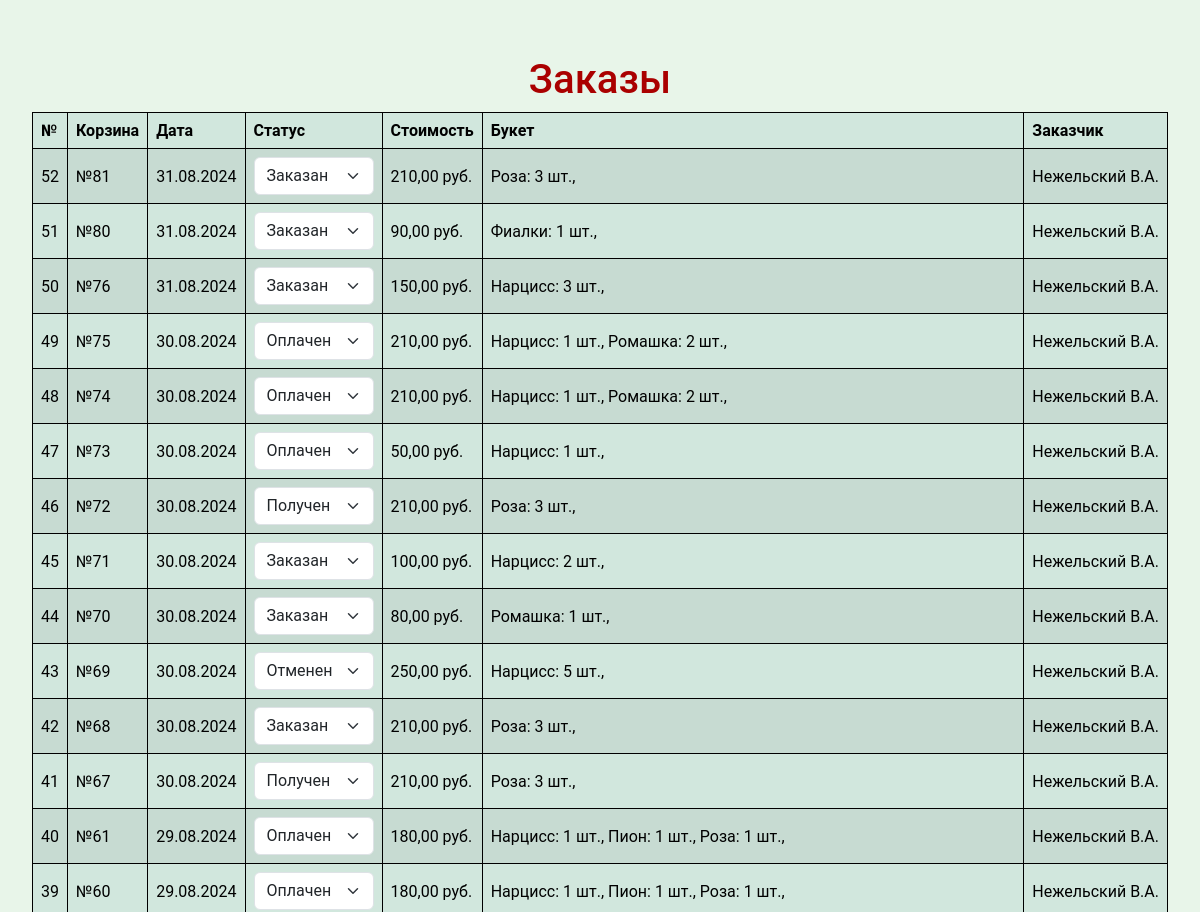
Before: /website/home_admin/ (upper part) with the older database file.
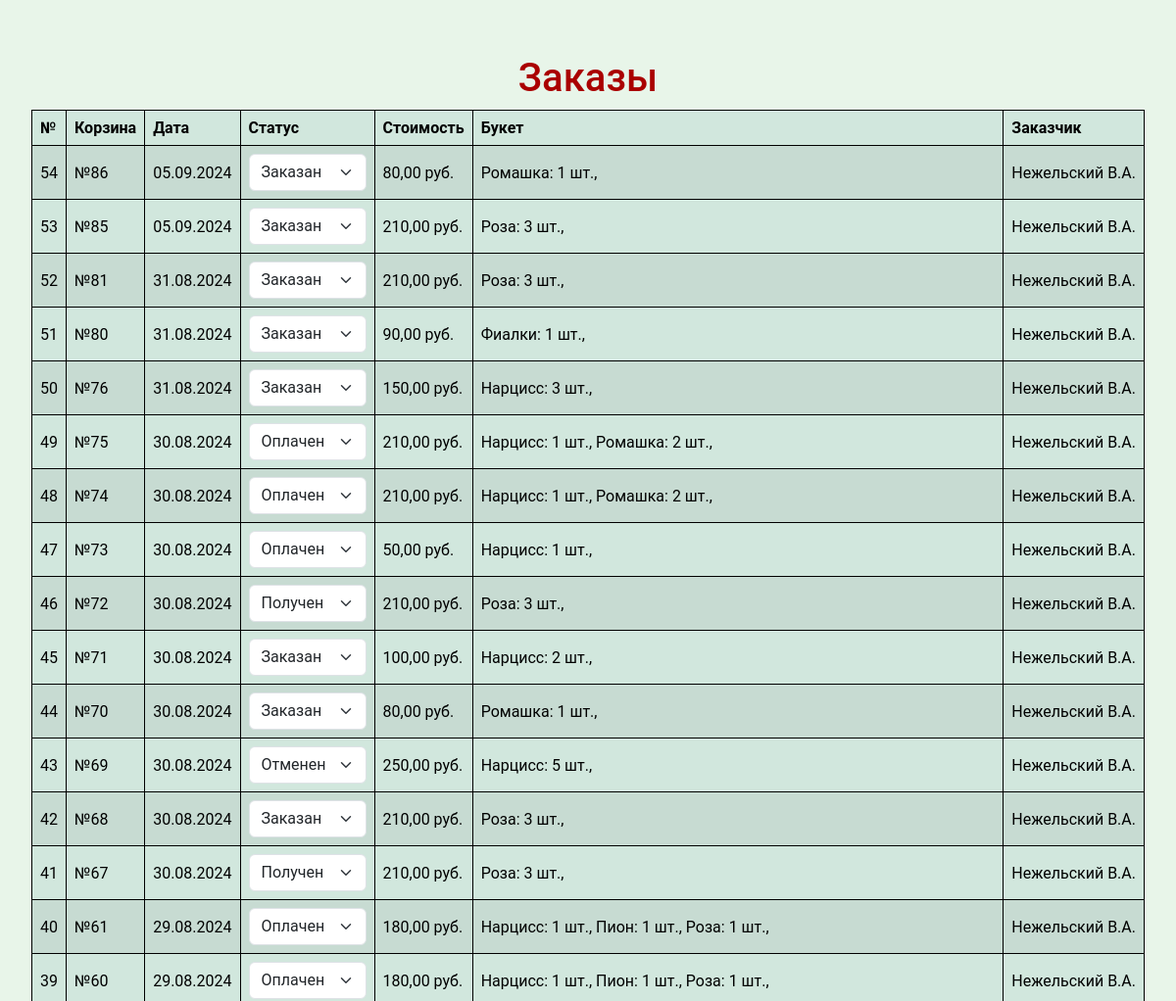
After: the same page with the newer database file.
### website/models.py (models this page shows, shortened)
class OrderHistory(models.Model):
    STATUS_CHOICES = [
        ('ORDERED', 'Заказан'),
        ('RECEIVED', 'Получен'),
        ('CANCELED', 'Отменен'),
        ('PAID', 'Оплачен'),
    ]
    USER_CHOICES = [
        ('ORDERED', 'Заказан'),
        ('RECEIVED', 'Получен'),
        ('CANCELED', 'Отменен'),
    ]
    cart = models.OneToOneField(Cart, verbose_name='Корзина', on_delete=models.CASCADE)
    order_date = models.DateTimeField(verbose_name='Дата заказа', auto_now_add=True)
    cart_price = models.DecimalField(verbose_name='Стоит ₽', max_digits=10, decimal_places=2)
    status = models.CharField(verbose_name='Статус', max_length=10, choices=STATUS_CHOICES, default='ORDERED')
    class Meta:
        verbose_name = 'заказ'
        verbose_name_plural = 'Заказы'

class Cart(models.Model):
    customer = models.ForeignKey(Customer, verbose_name='Заказчик', on_delete=models.CASCADE)
    delivery_address = models.TextField(verbose_name='Адрес')
    comment = models.TextField(verbose_name='Комментарии', blank=True, null=True)
    total_price = models.DecimalField(verbose_name='Стоимость', max_digits=10, decimal_places=2)
    created_at = models.DateTimeField(verbose_name='Дата', auto_now_add=True)
    def __str__(self):
        return f"№{self.id}"
    def get_items_display(self):
        return ', '.join([f"{item.product.name}: {item.quantity} шт." for item in self.items.all()])
    get_items_display.short_description = 'В корзине'
    class Meta:
        verbose_name = 'корзинн'
        verbose_name_plural = 'Корзины заказов'

class CartItem(models.Model):
    cart = models.ForeignKey(Cart, verbose_name='Корзина',  related_name='items', on_delete=models.CASCADE)
    product = models.ForeignKey(Product, verbose_name='Цветок в корзине',  on_delete=models.CASCADE)
    quantity = models.PositiveIntegerField(verbose_name='Количество')
    class Meta:
        verbose_name = 'цветок в корзине'
        verbose_name_plural = 'Цветы в корзинах'

class Product(models.Model):
    name = models.CharField(verbose_name='Цветок', max_length=200)
    price = models.DecimalField(verbose_name='Цена', max_digits=10, decimal_places=2)
    image = models.ImageField(verbose_name='Изображение', upload_to='static/website/img/')
    class Meta:
        verbose_name = 'цветок'
        verbose_name_plural = 'Цветы'

class Customer(models.Model):
    name = models.CharField(verbose_name='Имя', max_length=100)
    email = models.EmailField(verbose_name='Электронная почта', unique=True)
    phone = models.CharField(verbose_name='Телефон', max_length=20, blank=True, null=True)
    delivery_address = models.TextField(verbose_name='Адрес' )
    class Meta:
        verbose_name = 'заказчик'
        verbose_name_plural = 'Заказчики'

### website/views.py (the view)
# urls.py: path('home_admin/', views.home_admin, name='home_admin'),  # Страница администратора
def home_admin(request):
    carts = Cart.objects.all()
    orders = OrderHistory.objects.filter(cart__in=carts).order_by('-order_date')
    if request.method == 'POST':
        update_order_status(request)
    context = {
        'orders': orders,
        'user': 'admin',
        'is_open': True,
    }
    return render(request, 'website/order_history.html', context)

### website/templates/website/order_history.html (shortened to what this page needs)
{% extends 'website/home.html' %}
{% load static %}
{% block content %}
<div>
    <form method="post" class="mt-4">
        {% if user == "admin" %}
            <h1 style="text-align: center; color: #a00;">Заказы</h1>
        {% else %}
            <h3 style="text-align: center; color: #a00;">{{ user }}, ваша история заказов:</h3>
        {% endif %}
        <table class="table table-success table-striped" >
            <thead>
                <tr>
                    <th>№</th>
                    <th>Корзина</th>
                    <th>Дата</th>
                    <th>Статус</th>
                    <th>Стоимость</th>
                    <th>Букет</th>
                    {% if is_open and user != "admin" %}
                        <th>Действие</th>
                    {% else %}
                        <th>Заказчик</th>
                    {% endif %}
                </tr>
            </thead>
            <tbody>
            {% for order in orders %}
            <tr>
                <td class="align-middle">{{ order.id }}</td>
                <td class="align-middle">{{ order.cart }}</td>
                <td class="align-middle">{{ order.order_date|date:"d.m.Y" }}</td>
                <td class="align-middle">
                    {% if user != "admin" and order.status == 'PAID' or not is_open %}
                        {{ order.get_status_display }}
                    {% else %}
                        <select class="form-select status-select" name="status" data-order-id="{{ order.id }}" style="width: 120px;">
                            <option value="{{ order.status }}" selected>{{ order.get_status_display }}</option>
                        </select>
                    {% endif %}
                </td>
                <td class="align-middle">{{ order.cart_price }} руб.</td>
                <td class="align-middle">
                    {% for item in order.cart.items.all %}
                        {{ item.product.name }}: {{ item.quantity }} шт.,
                    {% endfor %}
                </td>
                {% if user == "admin" %}
                    <td class="align-middle" style="white-space:nowrap">{{ order.cart.customer.name  }}</td>
                {% endif %}
            </tr>
            {% endfor %}
            </tbody>
        </table>
    </form>
</div>
{% endblock %}

Changed rows visible on the page:
added OrderHistory: id "54", cart "№86", order_date "05.09.2024", status "Заказан", cart_price "80,00", cart.customer.name "Нежельский В.А."
added CartItem: product.name "Ромашка", quantity "1", shown under "54"
added OrderHistory: id "53", cart "№85", order_date "05.09.2024", status "Заказан", cart_price "210,00", cart.customer.name "Нежельский В.А."
added CartItem: product.name "Роза", quantity "3", shown under "53"
